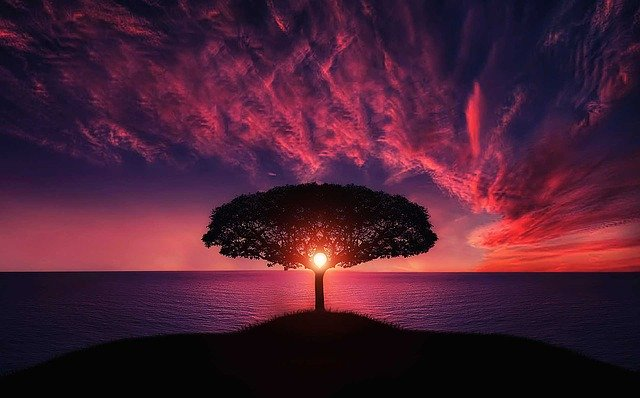
#> input picture tree.jpg, 640 x 398 px, found by its file name
$ python matlib.py
#> lines starting #> are read from the running program, lines starting #| are printed output that depends on the picture
from cv2 import cv2 as cv
import numpy as np
from matplotlib import pyplot as plt

# 显示灰色图
img = cv.imread('tree.jpg')
#> img is the input picture: shape (398, 640, 3); mean B, G, R 51.3, 30.4, 73.7
plt.imshow(img, cmap='gray')
plt.xticks([]), plt.yticks([])
plt.show()

# *******************************
# 显示彩色图(mat:RGB,opencv:BGR)

#1.
img2 = cv.cvtColor(img, cv.COLOR_BGR2RGB)
#2.
img2 = img[:,:,::-1]

# 显示不正确的图
plt.subplot(121), plt.imshow(img)

# 显示正确的图
plt.subplot(122),
plt.xticks([]), plt.yticks([])
plt.imshow(img2)

plt.show()
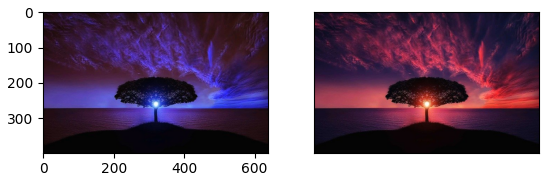
#> figure drawn by matplotlib, 2 panels; B, G, R data is drawn as R, G, B
# ************************************

#还可加载和保存图片
img_ = plt.imread('star.jpg')
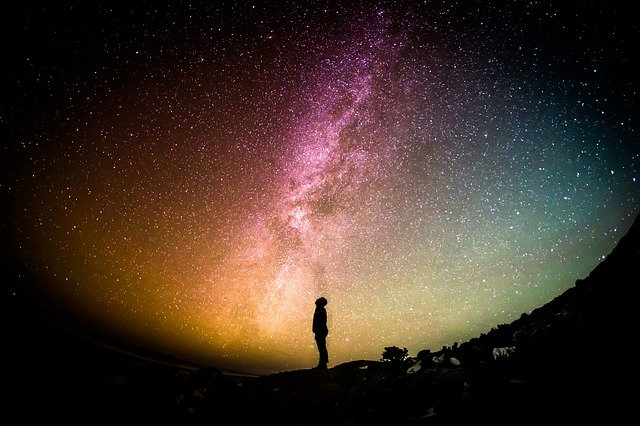
#> input picture star.jpg, 640 x 426 px, found by its file name
#> img_ is the input picture: shape (426, 640, 3); mean R, G, B 67.4, 50.9, 41.6
plt.imshow(img_)
plt.show()
